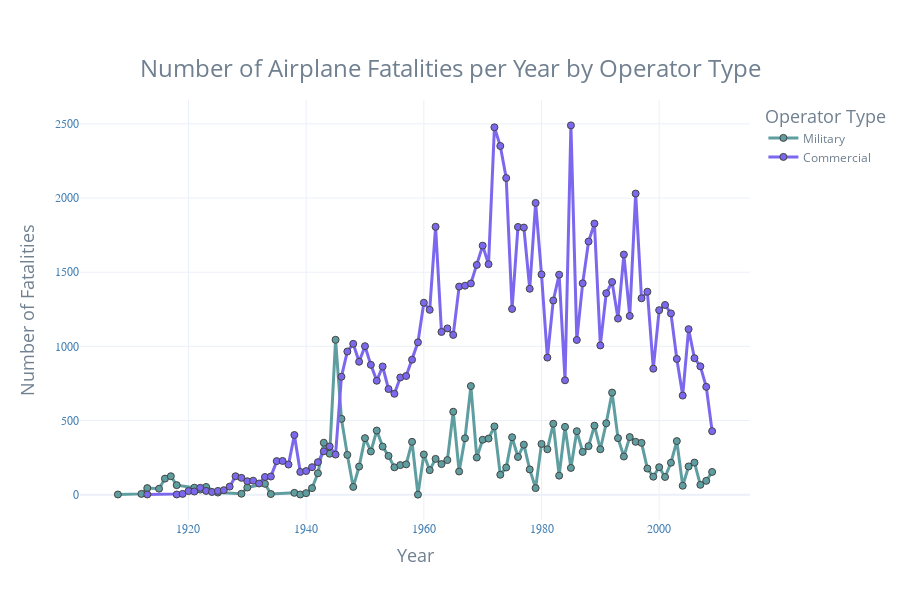

Notebook cell for this chart:
### Markdown cell above
#### Number of Fatalities per Year by Operator Type

### Code cell
# group data by 'Year' and 'Type' and count number of fatalities
fatalities_per_year_type = crashes.groupby(['Year', 'Type'])['Fatalities'].sum().reset_index(name = 'Number of Fatalities')

# plot numer of fatalities per year by operator type
fig_fatalities = px.line(fatalities_per_year_type, 
                         x = 'Year', 
                         y = 'Number of Fatalities', 
                         color = 'Type', 
                         title = 'Number of Airplane Fatalities per Year by Operator Type',
                         markers = True,
                         labels = {'Number of Fatalities': 'Number of Fatalities', 'Year': 'Year', 'Type': 'Operator Type'})


# set template
fig_fatalities.update_layout(template = "plotly_white")

# customise
fig_fatalities.update_traces(line = dict(width = 3), 
                             marker = dict(size = 7, line = dict(width = 1)))

fig_fatalities.update_layout(
    title = {'text': "Number of Airplane Fatalities per Year by Operator Type", 'y': 0.9, 'x': 0.5, 'xanchor': 'center', 'yanchor': 'top'},
    title_font = dict(size = 24, color = 'slategrey'),
    xaxis_title_font = dict(size = 18, color = 'slategrey'),
    yaxis_title_font = dict(size = 18, color = 'slategrey'),
    xaxis = dict(tickfont = dict(family = 'Rockwell', color = 'steelblue', size = 12)),
    yaxis = dict(tickfont = dict(family = 'Rockwell', color = 'steelblue', size = 12)),
    legend_title_font = dict(size = 18, color = 'slategrey'),
    legend = dict(font = dict(size = 12, color = 'slategrey'))
)

colors = {'Military': 'cadetblue', 'Commercial': 'mediumslateblue'}  
fig_fatalities.for_each_trace(lambda t: t.update(line = dict(color = colors[t.name]), 
                                                 marker = dict(color = colors[t.name])))

fig_fatalities.update_layout(autosize = False, width = 900, height =  600)

fig_fatalities.show()

# fig_fatalities.write_html('path/to/fatalities_plot.html')

### Figure 1 — Plotly figure (JSON) as saved in the notebook; plotly's stock layout.template omitted (floating-point values rounded to 4 significant figures)
{"data": [{"hovertemplate": "Operator Type=Military<br>Year=%{x}<br>Number of Fatalities=%{y}<extra></extra>", "legendgroup": "Military", "line": {"color": "cadetblue", "dash": "solid", "width": 3}, "marker": {"color": "cadetblue", "line": {"width": 1}, "size": 7, "symbol": "circle"}, "mode": "lines+markers", "name": "Military", "orientation": "v", "showlegend": true, "type": "scatter", "x": [1908, 1912, 1913, 1915, 1916, 1917, 1918, 1921, 1922, 1923, 1925, 1929, 1930, 1933, 1934, 1938, 1939, 1940, 1941, 1942, 1943, 1944, 1945, 1946, 1947, 1948, 1949, 1950, 1951, 1952, 1953, 1954, 1955, 1956, 1957, 1958, 1959, 1960, 1961, 1962, 1963, 1964, 1965, 1966, 1967, 1968, 1969, 1970, 1971, 1972, 1973, 1974, 1975, 1976, 1977, 1978, 1979, 1980, 1981, 1982, 1983, 1984, 1985, 1986, 1987, 1988, 1989, 1990, 1991, 1992, 1993, 1994, 1995, 1996, 1997, 1998, 1999, 2000, 2001, 2002, 2003, 2004, 2005, 2006, 2007, 2008, 2009], "xaxis": "x", "y": [1, 5, 44, 40, 108, 124, 64, 47, 34, 52, 14, 6, 48, 73, 4, 12, 1, 10, 44, 144, 350, 276, 1044, 511, 268, 52, 189, 381, 291, 432, 324, 261, 184, 199, 204, 356, 0, 271, 165, 241, 206, 233, 559, 156, 380, 732, 250, 370, 378, 460, 134, 183, 387, 254, 337, 170, 44, 342, 306, 478, 128, 457, 180, 428, 288, 327, 465, 306, 481, 688, 381, 257, 388, 356, 349, 176, 121, 185, 119, 215, 361, 60, 190, 216, 66, 93, 153], "yaxis": "y"}, {"hovertemplate": "Operator Type=Commercial<br>Year=%{x}<br>Number of Fatalities=%{y}<extra></extra>", "legendgroup": "Commercial", "line": {"color": "mediumslateblue", "dash": "solid", "width": 3}, "marker": {"color": "mediumslateblue", "line": {"width": 1}, "size": 7, "symbol": "circle"}, "mode": "lines+markers", "name": "Commercial", "orientation": "v", "showlegend": true, "type": "scatter", "x": [1913, 1918, 1919, 1920, 1921, 1922, 1923, 1924, 1925, 1926, 1927, 1928, 1929, 1930, 1931, 1932, 1933, 1934, 1935, 1936, 1937, 1938, 1939, 1940, 1941, 1942, 1943, 1944, 1945, 1946, 1947, 1948, 1949, 1950, 1951, 1952, 1953, 1954, 1955, 1956, 1957, 1958, 1959, 1960, 1961, 1962, 1963, 1964, 1965, 1966, 1967, 1968, 1969, 1970, 1971, 1972, 1973, 1974, 1975, 1976, 1977, 1978, 1979, 1980, 1981, 1982, 1983, 1984, 1985, 1986, 1987, 1988, 1989, 1990, 1991, 1992, 1993, 1994, 1995, 1996, 1997, 1998, 1999, 2000, 2001, 2002, 2003, 2004, 2005, 2006, 2007, 2008, 2009], "xaxis": "x", "y": [1, 1, 5, 24, 21, 46, 25, 18, 25, 30, 54, 124, 113, 90, 94, 75, 119, 122, 226, 227, 203, 402, 153, 159, 185, 219, 292, 325, 270, 795, 965, 1017, 896, 1001, 875, 768, 864, 712, 680, 790, 800, 910, 1027, 1294, 1246, 1806, 1097, 1121, 1077, 1403, 1409, 1424, 1549, 1679, 1554, 2477, 2351, 2135, 1252, 1805, 1801, 1388, 1967, 1485, 924, 1309, 1483, 771, 2490, 1043, 1425, 1707, 1828, 1006, 1358, 1434, 1187, 1619, 1205, 2030, 1324, 1368, 849, 1244, 1279, 1222, 915, 668, 1116, 920, 865, 727, 428], "yaxis": "y"}], "layout": {"autosize": false, "height": 600, "legend": {"font": {"color": "slategrey", "size": 12}, "title": {"font": {"color": "slategrey", "size": 18}, "text": "Operator Type"}, "tracegroupgap": 0}, "title": {"font": {"color": "slategrey", "size": 24}, "text": "Number of Airplane Fatalities per Year by Operator Type", "x": 0.5, "xanchor": "center", "y": 0.9, "yanchor": "top"}, "width": 900, "xaxis": {"anchor": "y", "domain": [0, 1], "tickfont": {"color": "steelblue", "family": "Rockwell", "size": 12}, "title": {"font": {"color": "slategrey", "size": 18}, "text": "Year"}}, "yaxis": {"anchor": "x", "domain": [0, 1], "tickfont": {"color": "steelblue", "family": "Rockwell", "size": 12}, "title": {"font": {"color": "slategrey", "size": 18}, "text": "Number of Fatalities"}}}}
